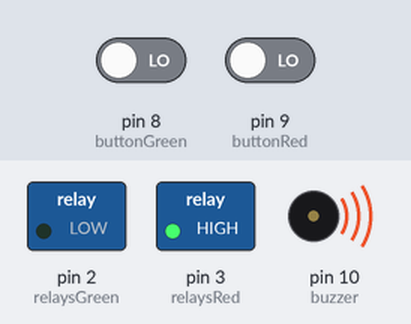
Simulated run of this sketch. Board: Arduino Uno, built with avr-gcc and run on an emulated ATmega328P. Shown: switched loads named in the sketch (green lamp = pin HIGH), buzzer (waves = sounding). Inputs (shaded band) come from the test bench; at power-on: pin 8 (buttonGreen) LOW, pin 9 (buttonRed) LOW.

Above: at 12.6 s.
12.7 s: pin 8 (buttonGreen) driven HIGH and pin 9 (buttonRed) driven HIGH
At 13.6 s:
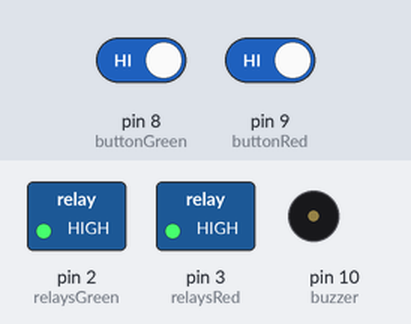
24.4 s: pin 8 (buttonGreen) driven LOW
At 25.4 s:
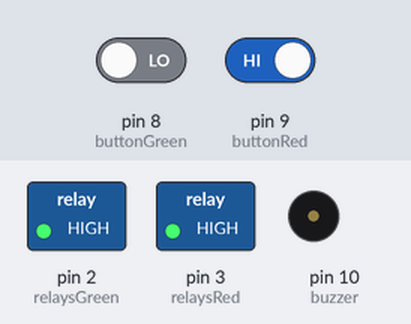
31.0 s: pin 9 (buttonRed) driven LOW
At 31.51 s:
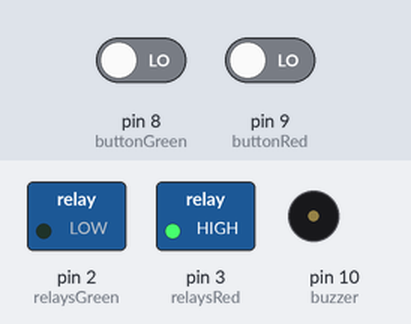
38.9 s: pin 9 (buttonRed) driven HIGH
At 39.9 s:
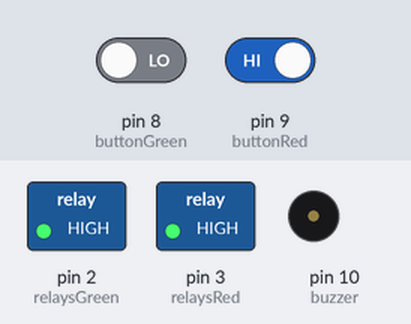
45.5 s: pin 8 (buttonGreen) driven HIGH
At 47.0 s:
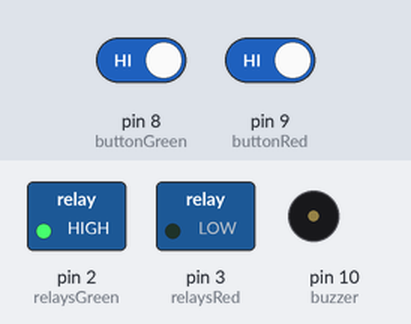
Timing chart, 0 to 55.6 s (numbered marks = the images above; inputs shaded):
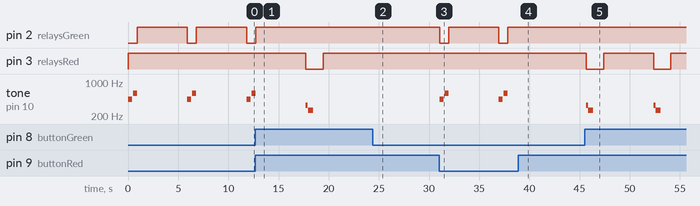

The sketch:

2btn2rls1bz.ino
```cpp
// The Board is connected to two buttons and two relays.
// If one button ist pressed, the corresponding relays channel is switched and sound plays.

// Definitions for the buttons
const int buttonGreen = 8;  // pin for Button
const int buttonRed = 9;    // pin for Button
// places to capture the button-states
int buttonGreenPressed = 0;
int buttonRedPressed = 0;

// Definitions for the relays
const int relaysGreen = 2;  // pin for relays
const int relaysRed = 3;    // pin for relays
// the relays uses GND for ON and anything else for OFF
#define ON 0
#define OFF 1

// Definitions for the buzzer
const int buzzer = 10;  // pin for buzzer
// Defining frequency of each music note
#define NOTE_C4 262
#define NOTE_D4 294
#define NOTE_E4 330
#define NOTE_F4 349
#define NOTE_G4 392
#define NOTE_A4 440
#define NOTE_B4 494
#define NOTE_C5 523
#define NOTE_D5 587
#define NOTE_E5 659
#define NOTE_F5 698
#define NOTE_G5 784
#define NOTE_A5 880
#define NOTE_B5 988

// SETUP
void setup() {
  // initialize buttons
  pinMode(buttonGreen, INPUT);
  pinMode(buttonRed, INPUT);
  // initialize relays
  pinMode(relaysGreen, OUTPUT);
  pinMode(relaysRed, OUTPUT);
  digitalWrite(relaysGreen, OFF);
  digitalWrite(relaysRed, OFF);
  // initialize buzzer
  pinMode(buzzer, OUTPUT);
}

// LOOP
void loop() {
  // read states
  buttonGreenPressed = digitalRead(buttonGreen);
  buttonRedPressed = digitalRead(buttonRed);

  // There is no need to make a race between two buttons.
  // If they are both pressed, just do nothing.
  if (buttonGreenPressed != buttonRedPressed) {
    // Wait for a fracture of a second for new input.
    delay(200);
    return;
  }

  // If one button is pressed, switch the corresponding relays ON.
  if (buttonRedPressed) {
    diffAnsw();
  } else {
    sameAnsw();
  }
  delay(5000);
}

// sameAnsw switches on the relays for green and starts a "positiv"-feeling array of notes.
void sameAnsw() {
  int notes[] = { NOTE_A4, 0, NOTE_A4, 0, NOTE_D5 };
  // int notes[] = { NOTE_F4, 0, NOTE_B4, 0, NOTE_A5 };
  // int durations[] = { 200, 10, 200, 10, 1000 };
  int durations[] = { 200, 10, 200, 100, 400 };
  const int totalNotes = sizeof(notes) / sizeof(int);

  digitalWrite(relaysGreen, ON);
  playSound(notes, durations, totalNotes);
  digitalWrite(relaysGreen, OFF);
}

// diffAnsw switches on the relays for red and starts a "negativ"-feeling array of notes.
void diffAnsw() {
  int notes[] = { NOTE_E4, 0, NOTE_C4, 0, 0 };
  int durations[] = { 200, 10, 500, 10, 1000 };
  // int notes[] = { NOTE_E4, 0, NOTE_D4, 0, NOTE_C4 };
  // int durations[] = { 200, 10, 200, 10, 1000 };
  const int totalNotes = sizeof(notes) / sizeof(int);

  digitalWrite(relaysRed, ON);
  playSound(notes, durations, totalNotes);
  digitalWrite(relaysRed, OFF);
}

// playSounds actually plays the give array of notes
void playSound(int notes[], int durations[], int totalNotes) {
  // Loop through each note
  for (int i = 0; i < totalNotes; i++) {
    const int currentNote = notes[i];
    float dur = durations[i];

    // Play tone if currentNote is not 0 frequency, otherwise pause (noTone)
    if (currentNote != 0) {
      tone(buzzer, currentNote, dur);  // tone(pin, frequency, duration)
    } else {
      noTone(buzzer);
    };

    // delay is used to delay for tone to finish playing before moving to next loop
    delay(dur);
  }
}
```

Measured:
- after the input at 12.7 s, pin 2 (relaysGreen): goes on until 12.7 s, then stays HIGH; pin 3 (relaysRed): HIGH → LOW after 5.0 s, → HIGH 1.7 s later
- after the input at 24.4 s, pin 3 (relaysRed): stays HIGH (without the input it goes to LOW after 0.05 s); tone on pin 10 (buzzer): stays silent (without the input it goes to 330 Hz after 0.05 s)
- after the input at 31.0 s, pin 2 (relaysGreen): alternates HIGH for 5.0 s and LOW for 0.91 s, starting after 0.05 s; tone on pin 10 (buzzer): plays 440 Hz for 0.20 s, 440 Hz for 0.20 s, 587 Hz for 0.40 s, 440 Hz for 0.20 s, 440 Hz for 0.20 s, 587 Hz for 0.40 s, starting after 0.05 s
- after the input at 38.9 s, pin 2 (relaysGreen): stays HIGH (without the input it goes to LOW after 4.0 s); tone on pin 10 (buzzer): stops changing and stays silent
- after the input at 45.5 s, pin 3 (relaysRed): alternates HIGH for 5.0 s and LOW for 1.7 s, starting after 0.17 s; tone on pin 10 (buzzer): plays 330 Hz for 0.20 s, 262 Hz for 0.50 s, 330 Hz for 0.20 s, 262 Hz for 0.50 s, starting after 0.17 s
- by itself, pin 2 (relaysGreen): alternates HIGH for 5.0 s and LOW for 0.91 s
- by itself, tone on pin 10 (buzzer): repeats every 5.9 s: silent 0.01 s, 440 Hz 0.20 s, silent 0.10 s, 587 Hz 0.40 s, silent 5.0 s, 440 Hz 0.20 s
